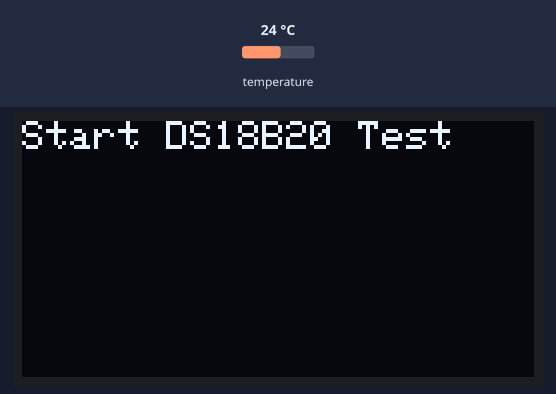
Recording of a sketch running on a simulated Arduino Mega 2560, built with avr-gcc and run on an emulated ATmega2560. Shown: 128×64 one-colour display. The test bench sets the inputs (shaded band); at power-on: temperature 24 °C. What the sketch prints to the serial monitor is not drawn.

Above: at 2.1 s.
At 4.4 s:
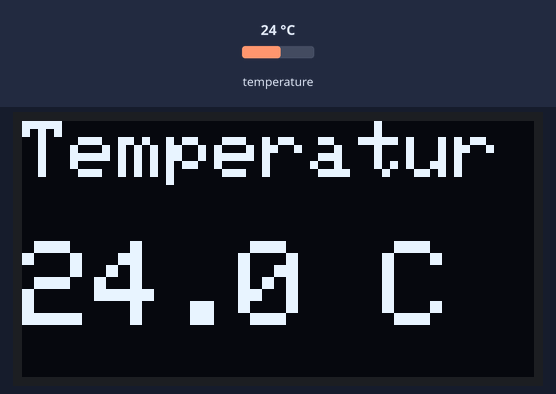
4.5 s: temperature set to 12 °C
At 10.4 s:
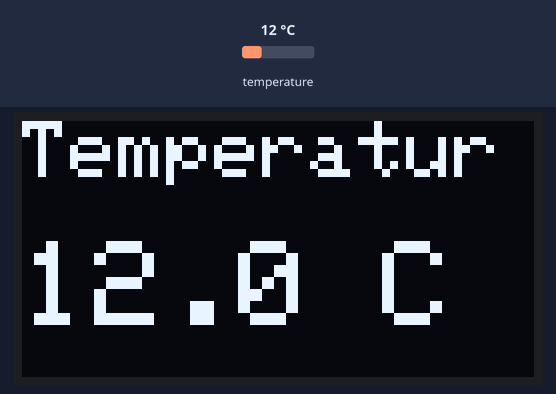
11.3 s: temperature set to 19 °C
At 15.8 s:
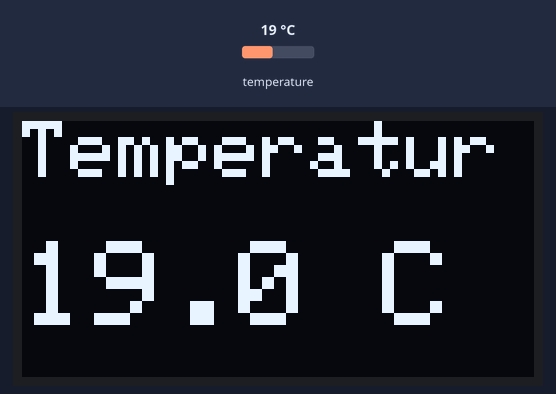
18.1 s: temperature set to 28 °C
At 22.4 s:
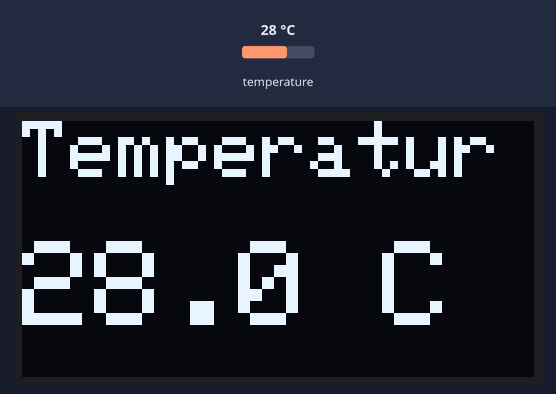
Timing chart, 0 to 23.9 s (numbered marks = the images above; inputs shaded):
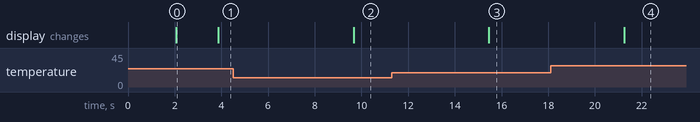

The sketch:

XIAO_nRF52840_DS18B20.ino
```cpp
#include <Wire.h>
#include <Adafruit_GFX.h>
#include <Adafruit_SSD1306.h>
#include <OneWire.h>
#include <DallasTemperature.h>
#include <ArduinoJson.h>

// Pin-Konfiguration
#define ONE_WIRE_BUS 0  // DS18B20 Datenleitung an Pin D0
#define SCREEN_WIDTH 128 // OLED Breite
#define SCREEN_HEIGHT 64 // OLED Höhe
#define OLED_RESET    -1 // Kein Reset-Pin benötigt
#define OLED_I2C_ADDR 0x3C // I2C-Adresse des OLED-Displays

// Objekte für DS18B20 und OLED
OneWire oneWire(ONE_WIRE_BUS);
DallasTemperature sensors(&oneWire);
Adafruit_SSD1306 display(SCREEN_WIDTH, SCREEN_HEIGHT, &Wire, OLED_RESET);

void setup()
{
  // Serieller Monitor
  Serial.begin(115200);
  delay(2000);

  Serial1.begin(115200);
  Serial1.println("XIAO Sensor starts");

  // OLED initialisieren
  if (!display.begin(SSD1306_SWITCHCAPVCC, OLED_I2C_ADDR)) {
    Serial.println(F("OLED-Initialisierung fehlgeschlagen!"));
    for (;;);
  }
  display.clearDisplay();
  display.setTextSize(1);
  display.setTextColor(SSD1306_WHITE);
  display.setCursor(0, 0);
  display.println(F("Start DS18B20 Test"));
  display.display();

  // DS18B20 initialisieren
  sensors.begin();
  delay(1000);
}

void loop()
{
  // Temperatur messen
  sensors.requestTemperatures();
  float temperatureC = sensors.getTempCByIndex(0);

  // Temperatur auf dem seriellen Monitor ausgeben
  //Serial.print(F("Temperatur: "));
  //Serial.print(temperatureC);
  //Serial.println(F(" °C"));

  // JSON-Dokument erstellen
  JsonDocument jsonDoc;
  jsonDoc["temperature_ds18b20"] = temperatureC;

  // JSON-Dokument in String umwandeln und seriell ausgeben
  String jsonString;
  serializeJson(jsonDoc, jsonString);
  Serial.println(jsonString);
  Serial1.println(jsonString);

  // OLED aktualisieren
  display.clearDisplay();
  display.setTextSize(2);
  display.setCursor(0, 0);
  display.println(F("Temperatur"));
  display.setCursor(0, 30);
  display.setTextSize(3);
  display.print(temperatureC, 1);
  display.print(F(" C"));
  display.display();

  delay(5000); // 5 Sekunden warten
}
```

Measured:
- after the input at 4.5 s, the display: changes after 5.2 s (image 2)
- after the input at 11.3 s, the display: changes after 4.2 s (image 3)
- after the input at 18.1 s, the display: changes after 3.2 s (image 4)
- what the display in image 0 shows lasts 1.8 s, from 2.1 s to 3.9 s
